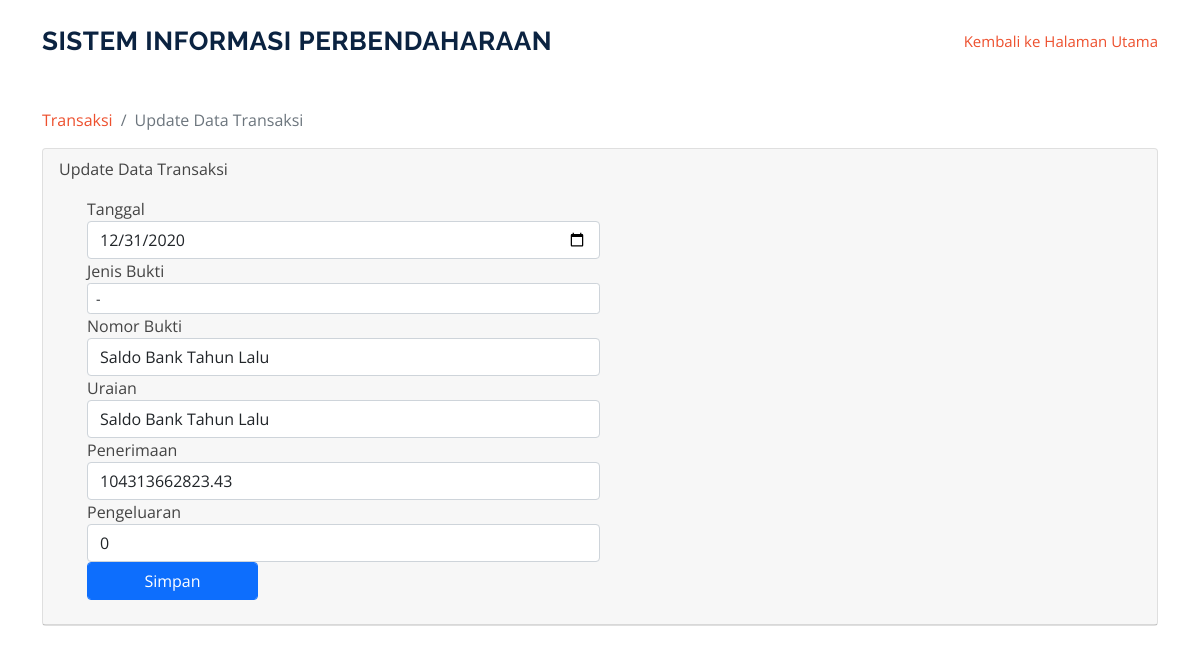
The app's page /transaksi/updatedatatransaksi/15 with its own data.
### tables this page shows
CREATE TABLE `tbl_transaksi` (
  `kode_transaksi` int(11) NOT NULL,
  `tanggal` date NOT NULL,
  `jenis_bukti` enum('SP2D','STS','LAIN-LAIN','-') NOT NULL,
  `no_bukti` varchar(25) NOT NULL,
  `uraian` varchar(100) NOT NULL,
  `penerimaan` double NOT NULL,
  `pengeluaran` double NOT NULL,
  `id_user` varchar(128) NOT NULL,
  `id_opd` varchar(128) NOT NULL
);

### application/controllers/Transaksi.php (called while the page is built, shortened)
<?php
class Transaksi extends CI_Controller {
	public function __construct()
    {
       $this->load->model('model_transaksi');
    }
	function updatedatatransaksi($kode_transaksi = NULL)
    {
            $this->db->where('kode_transaksi', $kode_transaksi);
            $data['content'] = $this->db->get('tbl_transaksi');
			$this->load->view('transaksi/update', $data);
	}
}

### index.php (called while the page is built, shortened)
<?php
require_once BASEPATH.'core/CodeIgniter.php';

### application/views/transaksi/update.php (the view, shortened to what this page needs)
</head>
<section id="services" class="services">
      <div class="container">
      <ol class="breadcrumb" >
        <li class="breadcrumb-item">
          <a href="<?php echo base_url('transaksi/transaksi')?>">Transaksi</a>
        </li>
        <li class="breadcrumb-item active">Update Data Transaksi</li>
      </ol>
<?php foreach ($content->result() as $data) {
        } ?>
<div class="card mb-3">
        <div class="card-header">
          <i class="fa fa-plus"></i> Update Data Transaksi<div>
        <div class="card-body">
          <div class="table-responsive">
             <div class="container">
        <form action="<?php echo config_item('base_url'); ?>/transaksi/action_updatedatatransaksi/<?= $data->kode_transaksi?>" method="post" enctype="multipart/form-data">
        <div class="form-group">
              <div class="form-row">
              <div class="col-md-6">
                    <label for="tanggal">Tanggal</label>
                    <input value="<?= $data->tanggal?>" class="form-control" id="tanggal" type="date" aria-describedby="nameHelp" name="tanggal" required/>
                  </div>
                   <div class="col-md-6">
                    <label for="jenis_bukti">Jenis Bukti</label>
                    <select class="form-control form-control-sm" id="jenis_bukti" name="jenis_bukti" required />
                    <option value="<?= $data->jenis_bukti?>"><?= $data->jenis_bukti?></option>
                       </select> </div>
              </div>
              <div class="form-group">
              <div class="form-row">
              <div class="col-md-6">
                    <label for="no_bukti">Nomor Bukti</label>
                    <input value="<?= $data->no_bukti?>"class="form-control" id="no_bukti" type="text" aria-describedby="nameHelp" name="no_bukti" required/>
                </div>
                <div class="col-md-6">
                    <label for="uraian">Uraian</label>
                    <input value="<?= $data->uraian?>" class="form-control" id="uraian" type="text" aria-describedby="nameHelp" name="uraian" required/>
                  </div>
              </div>
              <div class="form-group">
              <div class="form-row">
              <div class="col-md-6">
                    <label for="penerimaan">Penerimaan</label>
                    <input value="<?= $data->penerimaan?>" class="form-control" id="penerimaan" type="text" value="0" aria-describedby="nameHelp" name="penerimaan" required/>
                </div>
                  <div class="col-md-6">
                    <label for="pengeluaran">Pengeluaran</label>
                    <input value="<?= $data->pengeluaran?>" class="form-control" id="pengeluaran" type="text" value="0" aria-describedby="nameHelp" name="pengeluaran" required/>
                  </div>
                </div>
              </div>
              <div class="form-group">
            <div class="form-row">
              <div class="col-md-2">
                <input class="form-control btn btn-primary" type="submit" value="Simpan" name="btnSimpan" >
              </div>
            </div>
          </div>
          </form>
        </div>
</div>
</div>
</div>
</div>
</div>
    </section>

### assets2/css/style.css (style rules this page uses)
body { font-family: "Open Sans", sans-serif; color: #444444; }
a { color: #ed502e; text-decoration: none; }
section { padding: 60px 0; }

### records on screen
tbl_transaksi: tanggal "12/31/2020", jenis_bukti "-", no_bukti "Saldo Bank Tahun Lalu", uraian "Saldo Bank Tahun Lalu", penerimaan "104313662823.43", pengeluaran "0"
